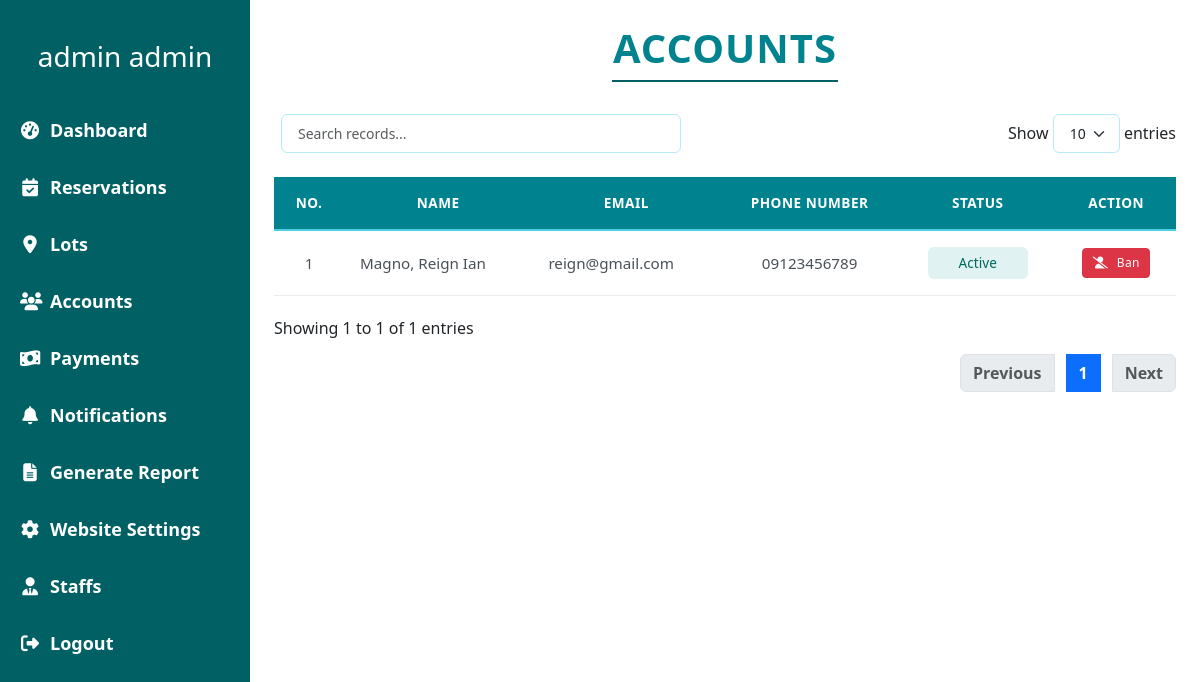
/admin/accounts.php (signed in), run on an earlier commit of the app's database.
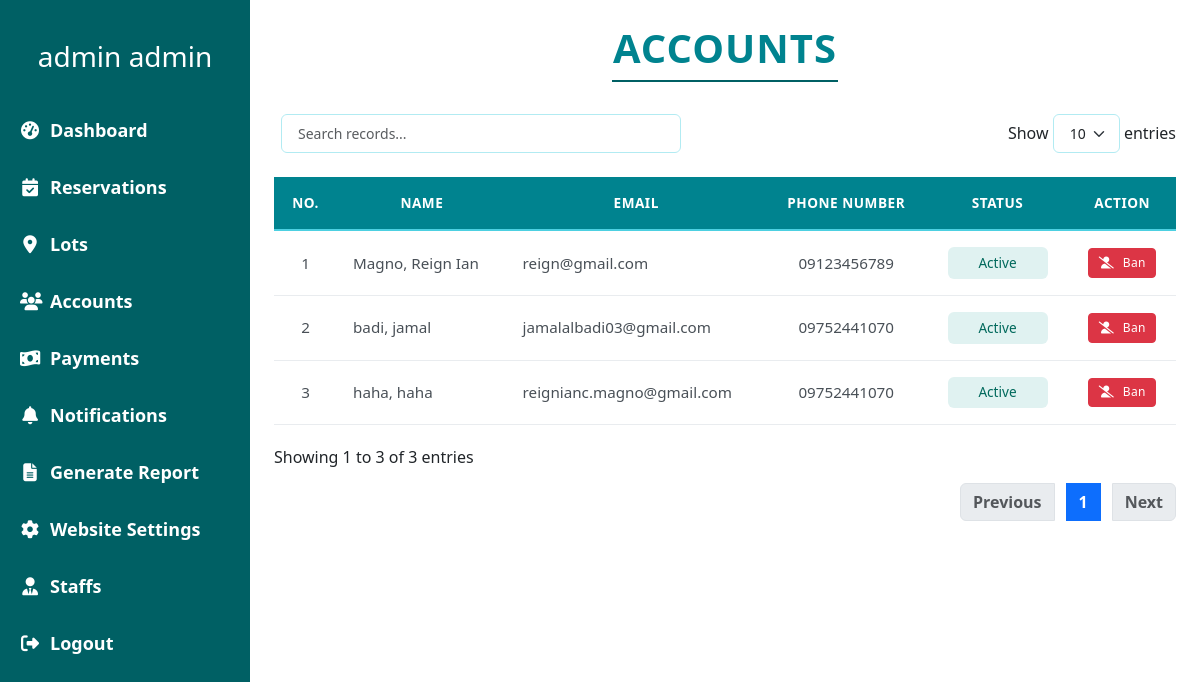
And on a later commit of the database.
### tables this page shows
CREATE TABLE `account` (
  `account_id` int(11) NOT NULL,
  `username` varchar(255) NOT NULL,
  `password` varchar(255) NOT NULL,
  `first_name` varchar(255) NOT NULL,
  `middle_name` varchar(250) NOT NULL,
  `last_name` varchar(255) NOT NULL,
  `email` varchar(255) DEFAULT NULL,
  `phone_number` varchar(20) NOT NULL,
  `created_at` timestamp NOT NULL DEFAULT current_timestamp(),
  `is_customer` tinyint(1) NOT NULL DEFAULT 0,
  `is_staff` tinyint(1) NOT NULL DEFAULT 0,
  `is_admin` tinyint(1) NOT NULL DEFAULT 0,
  `is_banned` tinyint(1) DEFAULT 0,
  `reset_token` varchar(64) DEFAULT NULL,
  `reset_token_expiry` datetime DEFAULT NULL
);

### admin/accounts/accounts.class.php (called while the page is built, shortened)
<?php
require_once __DIR__ . '/../../database.php';
class Accounts_class{
    protected $db;
    function __construct(){
        $this->db = new Database();
    }
    function showALL_account(){
        $sql = "SELECT *, CASE WHEN is_banned = 1 THEN 'Banned' ELSE 'Active' END as status FROM account WHERE (is_customer = 1 AND is_admin = 0);";
        $query = $this->db->connect()->prepare($sql);
        $data = null;
        if($query->execute()){
            $data = $query->fetchAll();
        }
        return $data;
    }
}

### database.php (called while the page is built, shortened)
<?php
class Database{
    private $host = 'localhost';
    private $username = 'root';
    private $password = '';
    private $dbname = 'burial_db';
    protected $connection;
    function connect(){
        try {
            if($this->connection === null){
                $dsn = "mysql:host=$this->host;dbname=$this->dbname";
                $this->connection = new PDO($dsn, $this->username, $this->password, [
                    PDO::ATTR_ERRMODE => PDO::ERRMODE_EXCEPTION,
                    PDO::ATTR_DEFAULT_FETCH_MODE => PDO::FETCH_ASSOC,
                    PDO::ATTR_EMULATE_PREPARES => false
                ]);
            }
            return $this->connection;
        } catch (PDOException $e) {
            error_log("Database Connection Error: " . $e->getMessage());
            error_log("DSN: mysql:host=$this->host;dbname=$this->dbname");
            throw new Exception("Database connection failed: " . $e->getMessage());
        }
    }
}

### admin/accounts.php (the view, shortened to what this page needs)
<?php
    include(__DIR__ . '/nav/navigation.php');
    require_once (__DIR__ . '/accounts/accounts.class.php');
    $burialObj = new Accounts_class();
    $cusarray = $burialObj->showALL_account();
?>
<link rel="stylesheet" type="text/css" href="https://cdn.datatables.net/1.13.7/css/dataTables.bootstrap5.min.css">
<div class="container-fluid px-4 py-4">
    <section id="accounts">
        <div class="text-center mb-4">
            <h1 class="display-5 fw-bold text-uppercase" style="color: #006064;">ACCOUNTS</h1>
            <div class="border-bottom border-2 w-25 mx-auto" style="border-color: #006064 !important;"></div>
        </div>
        <div class="card">
            <div class="card-body">
                <table id="accountsTable" class="table table-hover">
                    <thead>
                        <tr>
                            <th>No.</th>
                            <th>Name</th>
                            <th>Email</th>
                            <th>Phone Number</th>
                            <th>Status</th>
                            <th>Action</th>
                        </tr>
                    </thead>
                    <tbody>
                        <?php
                            $i = 1;
                            foreach ($cusarray as $cusarr){
                        ?>
                        <tr>
                            <td class="text-center"><?= $i ?></td>
                            <td><?= $cusarr['last_name'] ?>, <?= $cusarr['first_name'] ?></td>
                            <td><?= $cusarr['email'] ?></td>
                            <td class="text-center"><?= $cusarr['phone_number'] ?></td>
                            <td class="text-center">
                                <span class="status-badge <?= strtolower($cusarr['status']) ?>">
                                    <?= $cusarr['status'] ?>
                                </span>
                            </td>
                            <td class="text-center">
                                <form method="POST" style="display: inline;">
                                    <button type="submit" name="toggle_ban"
                                            class="btn btn-sm <?= $cusarr['status'] == 'Banned' ? 'btn-success' : 'btn-danger' ?> d-flex align-items-center mx-auto">
                                        <i class="fas <?= $cusarr['status'] == 'Banned' ? 'fa-user-check' : 'fa-user-slash' ?> me-1"></i>
                                        <?= $cusarr['status'] == 'Banned' ? 'Unban' : 'Ban' ?>
                                    </button>
                                </form>
                            </td>
                        </tr>
                        <?php
                                $i++;
                            }
                        ?>
                    </tbody>
                </table>
            </div>
        </div>
    </section>
</div>
</body>
</html>

What changed in the data, as far as the page shows it:
added account: last_name "badi", first_name "jamal", email "jamalalbadi03@gmail.com", phone_number "09752441070", status "Active"
added account: last_name "haha", first_name "haha", email "reignianc.magno@gmail.com", phone_number "09752441070", status "Active"
Also different on the page:
text written by a page script: "Show entries Showing 1 to 1 of 1 entries Previous 1 Next" → "Show entries Showing 1 to 3 of 3 entries Previous 1 Next"
